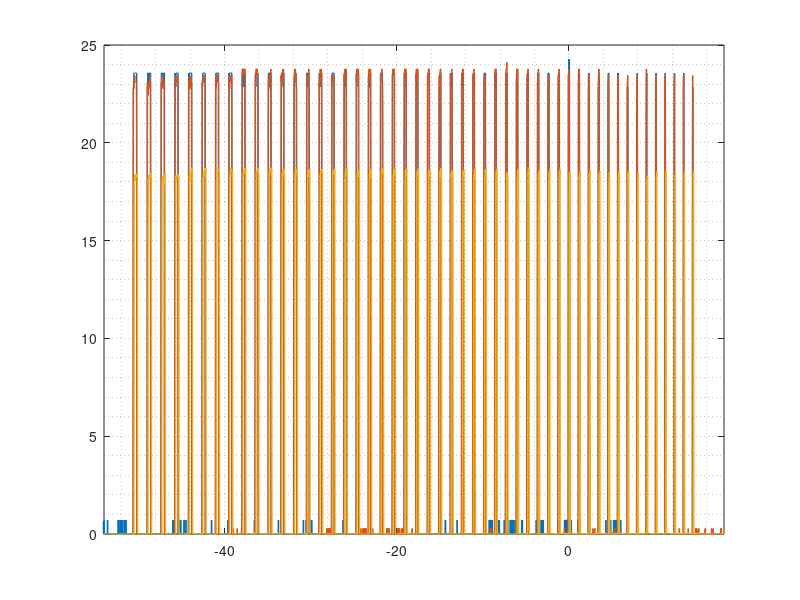

Recreate this plot in MATLAB. (Note: this script raises an error after producing the figure.)
%% 5dBm graph
clear; clc;
load TX_Size_5dBm

figure
plot(Times,(Channel2V/0.47)*1000,'lineWidth',1)
hold on; ylim([0 25]); xlim([-54,18]); grid minor;
plot(Times1,(Channel2V1)*1000,'lineWidth',1)
plot(Times2,(Channel2V2/10)*1000,'lineWidth',1)
ax=gca;ax.FontSize=16;
title('LoRa module radio packet size current consumption measurements - 5dBm TX power','fontSize',24);
xlabel('Time, s','fontSize',18);
ylabel('Current, mA','fontSize',18);
legend('measured using 0.47\Omega resistor','measured using 1\Omega resistor','measured using 10\Omega resistor','fontSize',12);
%% 10dBm graph
clear; clc;
load TX_Size_10dBm

figure
plot(Times,(Channel2V/0.47)*1000,'lineWidth',1)
hold on; ylim([0 45]); xlim([-54,18]); grid minor;
plot(Times1,(Channel2V1)*1000,'lineWidth',1)
plot(Times2,(Channel2V2/10)*1000,'lineWidth',1)
ax=gca;ax.FontSize=16;
title('LoRa module radio packet size current consumption measurements - 10dBm TX power','fontSize',24);
xlabel('Time, s','fontSize',18);
ylabel('Current, mA','fontSize',18);
legend('measured using 0.47\Omega resistor','measured using 1\Omega resistor','measured using 10\Omega resistor','fontSize',12);
%% 15dBm graph
clear; clc;
load TX_Size_15dBm

figure
plot(Times,(Channel2V/0.47)*1000,'lineWidth',1)
hold on; ylim([0 75]); xlim([-54,18]); grid minor;
plot(Times1,(Channel2V1)*1000,'lineWidth',1)
plot(Times2,(Channel2V2/10)*1000,'lineWidth',1)
ax=gca;ax.FontSize=16;
title('LoRa module radio packet size current consumption measurements - 15dBm TX power','fontSize',24);
xlabel('Time, s','fontSize',18);
ylabel('Current, mA','fontSize',18);
legend('measured using 0.47\Omega resistor','measured using 1\Omega resistor','measured using 10\Omega resistor','fontSize',12);
%% 20dBm graph
clear; clc;
load TX_Size_20dBm

figure
plot(Times,(Channel2V/0.47)*1000,'lineWidth',1)
hold on; ylim([0 95]); xlim([-54,18]); grid minor;
plot(Times1,(Channel2V1)*1000,'lineWidth',1)
ax=gca;ax.FontSize=16;
title('LoRa module radio packet size current consumption measurements - 20dBm TX power','fontSize',24);
xlabel('Time, s','fontSize',18);
ylabel('Current, mA','fontSize',18);
legend('measured using 0.47\Omega resistor','measured using 1\Omega resistor','fontSize',12);